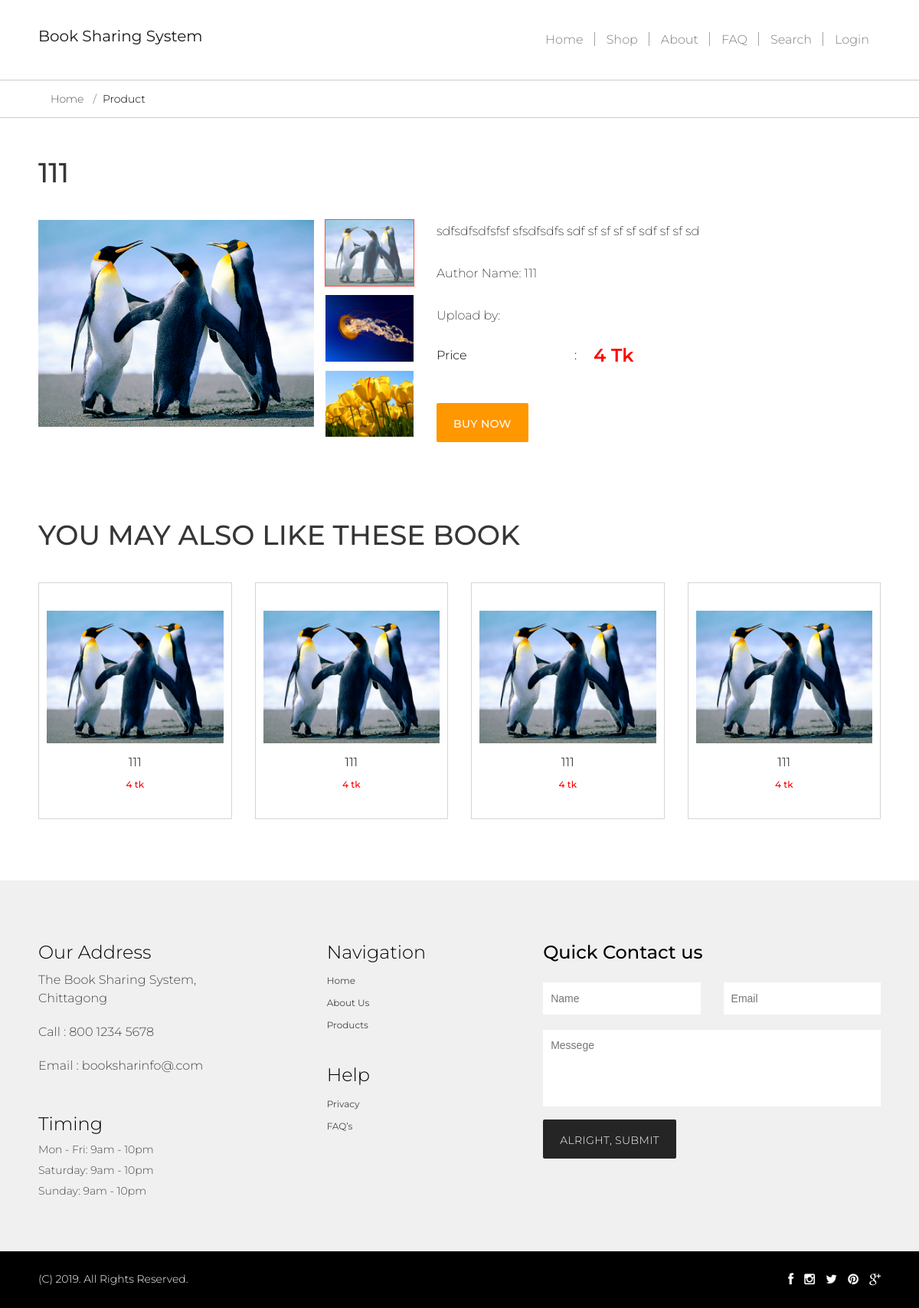
The page /product-single.php?id=26 on the database as committed earlier.
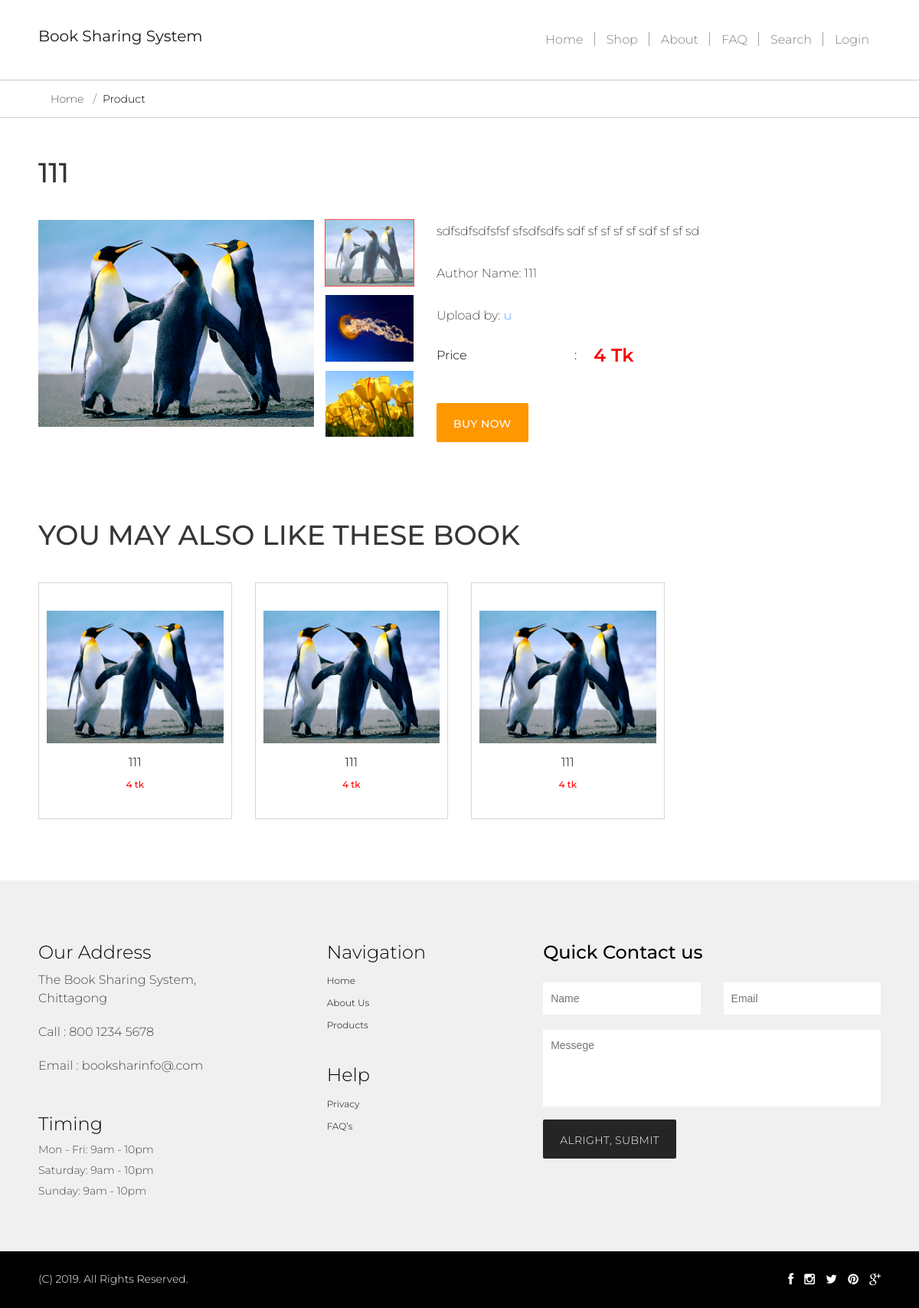
The same page on the database as committed later.
### tables this page shows
CREATE TABLE IF NOT EXISTS `tbproductinfo` (
  `iAutoId` int(11) NOT NULL AUTO_INCREMENT,
  `vCategory` varchar(50) NOT NULL DEFAULT '0',
  `vSharingType` varchar(50) NOT NULL,
  `vProductName` varchar(150) DEFAULT NULL,
  `vAuthorName` varchar(150) DEFAULT NULL,
  `vDescription` varchar(550) DEFAULT NULL,
  `vUploadBy` varchar(150) DEFAULT NULL,
  `vPrice` double DEFAULT NULL,
  `vImage1` varchar(250) DEFAULT NULL,
  `vImage2` varchar(250) DEFAULT NULL,
  `vImage3` varchar(250) DEFAULT NULL,
  `status` varchar(50) DEFAULT 'active',
  PRIMARY KEY (`iAutoId`)
);

### lib/Session.php (called while the page is built, shortened)
<?php
class Session{
public static function get($key){
  if (isset($_SESSION[$key])) {
  return $_SESSION[$key];
  } else {
   return false;
  }
}
}
?>

### lib/Database.php (called while the page is built, shortened)
<?php
Class Database{
  public $host   = DB_HOST;
  public $pass   = DB_PASS;
  public $user   = DB_USER;
  public $dbname = DB_NAME;
  public $link;
  private function connectDB()
  {
    $this->link = new mysqli($this->host, $this->user, $this->pass, $this->dbname);
    mysqli_query($this->link,"SET CHARACTER SET utf8");
    mysqli_query($this->link,"SET SESSION collation_connection ='utf8_general_ci'");
  }
  public function select($query){
    $result = $this->link->query($query) or die($this->link->error.__LINE__);
    if($result->num_rows > 0){
      return $result;
    }
    else {
      return false;
    }
  }
}

### product-single.php (the view, shortened to what this page needs)
<?php
	include 'inc/header.php';
?>
<?php
	if(!isset($_GET['id']) || $_GET['id']==NULL)
	{
		header("Location:index.php");
	}
	else
	{
		$id=mysqli_real_escape_string($db->link,$_GET['id']);
        $categoryId="";
	}
?>
    <div class="breadcrumb">
        <div class="container">
            <a class="breadcrumb-item" href="index.php">Home</a>
            <span class="breadcrumb-item active">Product</span>
        </div>
    </div>
    <section class="product-sec">
        <div class="container">
        <?php
            $query="select *,(select vEmployeeName from tbLogin where iAutoId=a.vUploadBy)vEmployeeName from tbProductinfo a where iAutoId='$id' order by iAutoId desc";
            $data=$db->select($query);
            while($productResult=$data->fetch_assoc())
            {
                $categoryId=$productResult['vCategory'];
        ?>
            <h1><?php echo $productResult['vProductName'];?></h1>
            <div class="row">
                <div class="col-md-6 slider-sec">
                    <div id="myCarousel" class="carousel slide">
                        <div class="carousel-inner">
                            <div class="active item carousel-item" data-slide-number="0">
                                <img src="<?php echo $productResult['vImage1'];?>" class="img-fluid">
                            </div>
                        </div>
                        <ul class="carousel-indicators list-inline">
                            <li class="list-inline-item active">
                                <a id="carousel-selector-0" class="selected" data-slide-to="0" data-target="#myCarousel">
                                <img src="<?php echo $productResult['vImage1'];?>" class="img-fluid">
                            </a>
                            </li>
                            <li class="list-inline-item">
                                <a id="carousel-selector-1" data-slide-to="1" data-target="#myCarousel">
                                <img src="<?php echo $productResult['vImage2'];?>" class="img-fluid">
                            </a>
                            </li>
                            <li class="list-inline-item">
                                <a id="carousel-selector-2" data-slide-to="2" data-target="#myCarousel">
                                <img src="<?php echo $productResult['vImage3'];?>" class="img-fluid">
                            </a>
                            </li>
                        </ul>
                    </div>
                </div>
                <div class="col-md-6 slider-content">
                    <form action="" method="post">
                        <p><?php echo $productResult['vDescription'];?></p>
                        <p><span>Author Name: </span> <?php echo $productResult['vAuthorName'];?></p>
                        <p><span>Upload by: </span><a href="userProfile.php?id=<?php echo $productResult['vUploadBy'];?>"><?php echo $productResult['vEmployeeName'];?></a>  </p>
                        <ul>
                            <li>
                                <span class="name">Price</span><span class="clm">:</span>
                                <span class="price final"><?php echo $productResult['vPrice'];?> Tk</span>
                            </li>
                        </ul>
                        <div class="btn-sec">
                            <button type="submit" name="mybutton" id="buyNow" value="buyNow" class="btn ">Buy Now</button>
                        </div>
                    </form>
                </div>
            </div>
            <?php }?>
        </div>
    </section>
    <section class="related-books">
        <div class="container">
            <h2>You may also like these book</h2>
            <div class="recomended-sec">
                <div class="row">
                <?php
                    $query="select * from tbProductinfo where vCategory='$categoryId' and status='active' and iAutoId!='$id' limit 4";
                    $data=$db->select($query);
                    while($productResult=$data->fetch_assoc())
                    {
                ?>
                    <div class="col-lg-3 col-md-6">
                        <div class="item">
                            <img src="<?php echo $productResult['vImage1'];?>" alt="img">
                            <h3><?php echo $productResult['vProductName'];?></h3>
                            <h6><span class="price"><?php echo $productResult['vPrice'];?> tk</span></h6>
                        </div>
                    </div>
                <?php
                    }
                ?>
                </div>
            </div>
        </div>
    </section>
<?php
	include 'inc/footer.php';
?>

### inc/header.php (shortened to what this page needs)
<?php
    include 'lib/Session.php';
    include 'lib/Database.php';
	$db  = new Database();
?>
<!DOCTYPE html>
<html lang="en">
<head>
    <link rel="stylesheet" href="css/bootstrap.min.css">
    <link rel="stylesheet" href="css/font-awesome.min.css">
    <link rel="stylesheet" type="text/css" href="css/owl.carousel.min.css">
    <link rel="stylesheet" href="css/styles.css">
	<link href="css/dataTables.bootstrap.min.css" rel="stylesheet" />
</head>
<body>
    <header>
        <div class="main-menu">
            <div class="container">
                <nav class="navbar navbar-expand-lg navbar-light">
                    <a class="navbar-brand" href="index.php">Book Sharing System</a>
                    <div class="collapse navbar-collapse" id="navbarSupportedContent">
                        <ul class="navbar-nav ml-auto">
                            <li class="navbar-item">
                                <a href="index.php" class="nav-link">Home</a>
                            </li>
                            <li class="navbar-item">
                                <a href="shop.php" class="nav-link">Shop</a>
                            </li>
                            <li class="navbar-item">
                                <a href="about.php" class="nav-link">About</a>
                            </li>
                            <li class="navbar-item">
                                <a href="faq.php" class="nav-link">FAQ</a>
                            </li>
                            <li class="navbar-item">
                                <a href="faq.php" class="nav-link">Search</a>
                            </li>
                            <li class="navbar-item">
                                <?php
                                $login = Session::get("login");
                                if($login==false)
                                {?>
                                    <a href="login.php" class="nav-link">Login</a>
                                <?php
                                }
                                else
                                { ?>
                                    <a href="?action=logout" class="nav-link">Logout</a>
                                <?php
                                } ?>
                            </li>
                        </ul>
                    </div>
                </nav>
            </div>
        </div>
    </header>

### inc/footer.php (shortened to what this page needs)
<footer>
        <div class="container">
            <div class="row">
                <div class="col-md-4">
                    <div class="address">
                        <h4>Our Address</h4>
                        <h6>The Book Sharing System, Chittagong</h6>
                        <h6>Call : 800 1234 5678</h6>
                        <h6>Email : booksharinfo@.com</h6>
                    </div>
                    <div class="timing">
                        <h4>Timing</h4>
                        <h6>Mon - Fri: 9am - 10pm</h6>
                        <h6>Saturday: 9am - 10pm</h6>
                        <h6>Sunday: 9am - 10pm</h6>
                    </div>
                </div>
                <div class="col-md-3">
                    <div class="navigation">
                        <h4>Navigation</h4>
                        <ul>
                            <li><a href="index.php">Home</a></li>
                            <li><a href="about.php">About Us</a></li>
                            <li><a href="products.php">Products</a></li>
                        </ul>
                    </div>
                    <div class="navigation">
                        <h4>Help</h4>
                        <ul>
                            <li><a href="privacy-policy.php">Privacy</a></li>
                            <li><a href="faq.php">FAQ’s</a></li>
                        </ul>
                    </div>
                </div>
                <div class="col-md-5">
                    <div class="form">
                        <h3>Quick Contact us</h3>
                        <form>
                            <div class="row">
                                <div class="col-md-6">
                                    <input placeholder="Name" required>
                                </div>
                                <div class="col-md-6">
                                    <input type="email" placeholder="Email" required>
                                </div>
                                <div class="col-md-12">
                                    <textarea placeholder="Messege"></textarea>
                                </div>
                                <div class="col-md-12">
                                    <button class="btn black">Alright, Submit</button>
                                </div>
                            </div>
                        </form>
                    </div>
                </div>
            </div>
        </div>
        <div class="copy-right">
            <div class="container">
                <div class="row">
                    <div class="col-md-6">
                        <h5>(C) 2019. All Rights Reserved. </h5>
                    </div>
                    <div class="col-md-6">
                        <div class="share align-middle">
                            <span class="fb"><i class="fa fa-facebook"></i></span>
                            <span class="instagram"><i class="fa fa-instagram"></i></span>
                            <span class="twitter"><i class="fa fa-twitter"></i></span>
                            <span class="pinterest"><i class="fa fa-pinterest"></i></span>
                            <span class="google"><i class="fa fa-google-plus"></i></span>
                        </div>
                    </div>
                </div>
            </div>
        </div>
    </footer>
</body>
</html>

Rows that differ between the two databases and show on the page:
no longer on this page (row edited): tbproductinfo: vImage1 (picture), vProductName "111", vPrice "4", shown under "YOU MAY ALSO LIKE THESE BOOK"
shown differently, row unchanged: tbproductinfo "sdfsdfsdfsfsf sfsdfsdfs sdf sf sf sf sf sdf sf sf sd": vEmployeeName (not shown) → "u"
